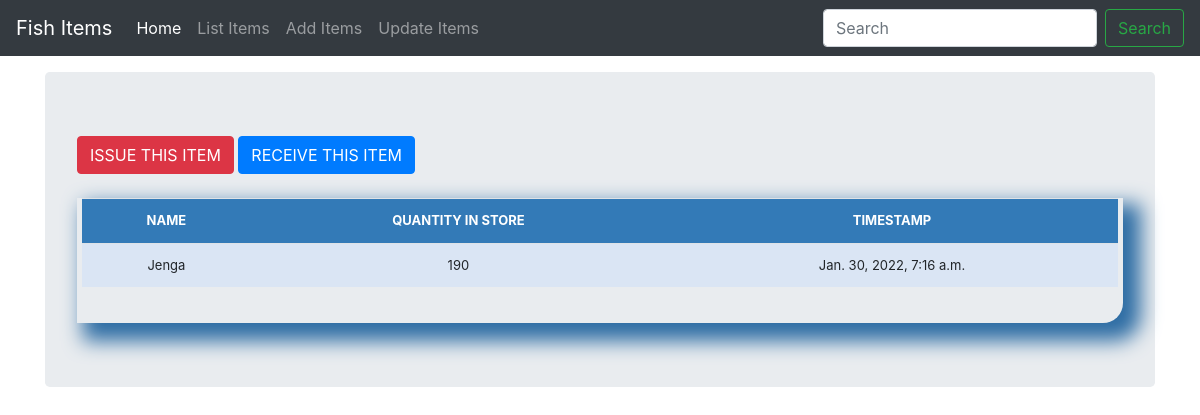
Page /stock_detail/11/ on the committed database.
### fishmgt/models.py (models this page shows, shortened)
class Stock(models.Model):
    species = models.CharField(max_length=50, blank=True, unique=True, null=True)
    name = models.CharField(max_length=50, blank=True, unique=True, null=True)
    quantity = models.IntegerField(default='0', blank=False, null=True)
    length = models.IntegerField(default='0', blank=True, null=True)
    latitude = models.CharField(max_length=50, blank=True, null=True)
    longitude = models.CharField(max_length=50, blank=True, null=True)
    timestamp = models.DateTimeField(auto_now_add=False, auto_now=True)

### fishmgt/views.py (the view)
# urls.py: path('stock_detail/<str:pk>/', views.stock_detail, name="stock_detail"),
def stock_detail(request, pk):
	queryset = Stock.objects.get(id=pk)
	context = {
		"title": queryset.name,
		"queryset": queryset,
	}
	return render(request, "stock_detail.html", context)

### fishmgt/templates/stock_detail.html (shortened to what this page needs)
{% load staticfiles %} {% load crispy_forms_tags %}
<!doctype html>
<html lang="en">
<head>
    <link href="{% static 'css/stylesheet.css' %}" rel="stylesheet">
    <link href="{% static 'css/bootstrap.min.css' %}" rel="stylesheet">
    <link href="{% static 'css/navbar-top-fixed.css' %}" rel="stylesheet">
</head>
<body>
    {% include 'navbar.html' %}
    <main role="main" class="container">
        <div class="jumbotron">
            <a href='#issue'>
                <div class='btn btn-danger'>ISSUE THIS ITEM</div>
            </a>
            <a href='#receive'>
                <div class='btn btn-primary'>RECEIVE THIS ITEM</div>
            </a>
            <br><br>
            <div class="display_table">
                <table class='table'>
                    <tr>
                        <th>NAME</th>
                        <th>QUANTITY IN STORE</th>
                        <th>TIMESTAMP</th>
                    </tr>
                    <tr>
                        <td>{{queryset.name}}</td>
                        <td>{{queryset.quantity}}</td>
                        <td>{{queryset.timestamp}}</td>
                    </tr>
                </table>
            </div>
        </div>
    </main>
</body>
</html>

### fishmgt/static/css/stylesheet.css (style rules this page uses)
body { background-color: #34eb6b; }
.table { font-size: 13px; text-align: center; width: 95%; margin: auto; }
.table tr:nth-child(odd) { background: #B8CAE4 }
.table tr:nth-child(even) { background: #dae5f4 }
th { background-color: #337ab7; color: white; }
.display_table { border-bottom-right-radius: 20px; padding-left: 5px; padding-right: 5px; padding-bottom: 20px; box-shadow: 12px 12px 20px 6px #2e6da4; }

### fishmgt/static/css/navbar-top-fixed.css (style rules this page uses)
body { min-height: 75rem; padding-top: 4.5rem; }

### fishmgt/templates/stock_detail.html (style rules this page uses)
body { min-height: 75rem; padding-top: 4.5rem; }

### rows in the picture
Stock: name "Jenga", quantity "190", timestamp "Jan. 30, 2022, 7:16 a.m."
